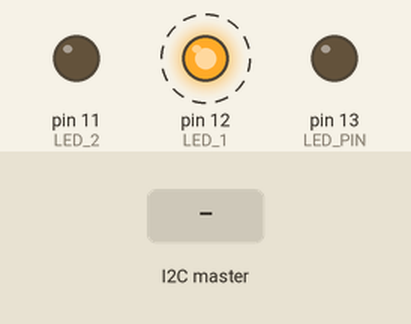
The sketch below on a simulated Arduino Uno, built with avr-gcc and run on an emulated ATmega328P. On the bench: output pins drawn as LEDs (lit = HIGH). Dashed ring = blinking. The test bench sets the inputs (shaded band).

Above: at 0.9 s.
1.3 s: the I2C master sends the byte 1
At 1.7 s:
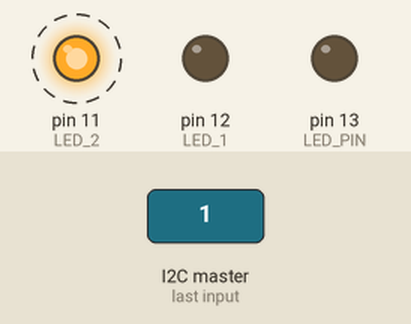
4.3 s: the I2C master sends the byte 0
At 4.5 s:
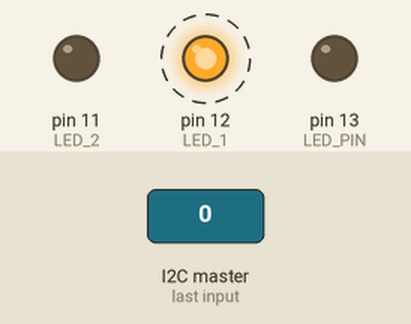
7.3 s: the I2C master sends the byte 2
At 8.4 s:
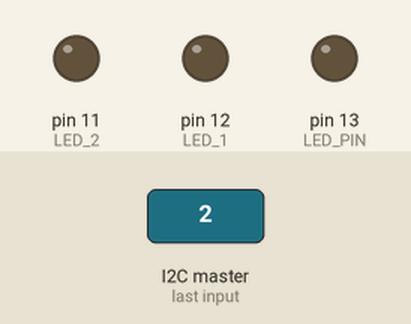
Timing chart, 0 to 10.3 s (numbered marks = the images above; inputs shaded):
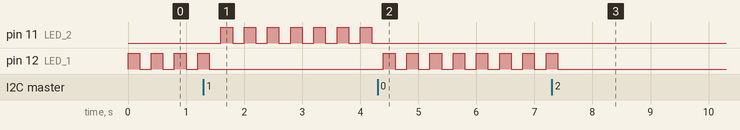

Measured:
- after the input at 1.3 s, pin 11 (LED_2): alternates HIGH for 0.20 s and LOW for 0.20 s, starting after 0.30 s; pin 12 (LED_1): goes on until 1.4 s, then stays LOW
- after the input at 4.3 s, pin 11 (LED_2): stops changing and stays LOW; pin 12 (LED_1): alternates HIGH for 0.20 s and LOW for 0.20 s, starting after 0.10 s
- after the input at 7.3 s, pin 12 (LED_1): goes on until 7.4 s, then stays LOW
- by itself, pin 12 (LED_1): alternates HIGH for 0.20 s and LOW for 0.20 s

The sketch:

I2C_MultipleArduino_Slave.ino
```cpp
#include <Wire.h>

#define LED_PIN 13
#define LED_1 12
#define LED_2 11

int x;

void setup() {
  Wire.begin(9);                // Start I2C Bus as a Slave (Device Number 9)
  Wire.onReceive(receiveEvent); // register event

  pinMode(LED_PIN, OUTPUT);
  pinMode(LED_1, OUTPUT);
  pinMode(LED_2, OUTPUT);

  digitalWrite(LED_PIN, LOW);
  digitalWrite(LED_1, LOW);
  digitalWrite(LED_2, LOW);

  x = 0;
}

void loop() {
  //If value received is 0 blink LED 1
  if (x == 0) {
    digitalWrite(LED_1, HIGH);
    delay(200);
    digitalWrite(LED_1, LOW);
    delay(200);
  }
  //If value received is 1 blink LED 2
  if (x == 1) {
    digitalWrite(LED_2, HIGH);
    delay(200);
    digitalWrite(LED_2, LOW);
    delay(200);
  }
}

void receiveEvent(int howMany) {
  x = Wire.receive();    // receive byte as an integer
}
```
